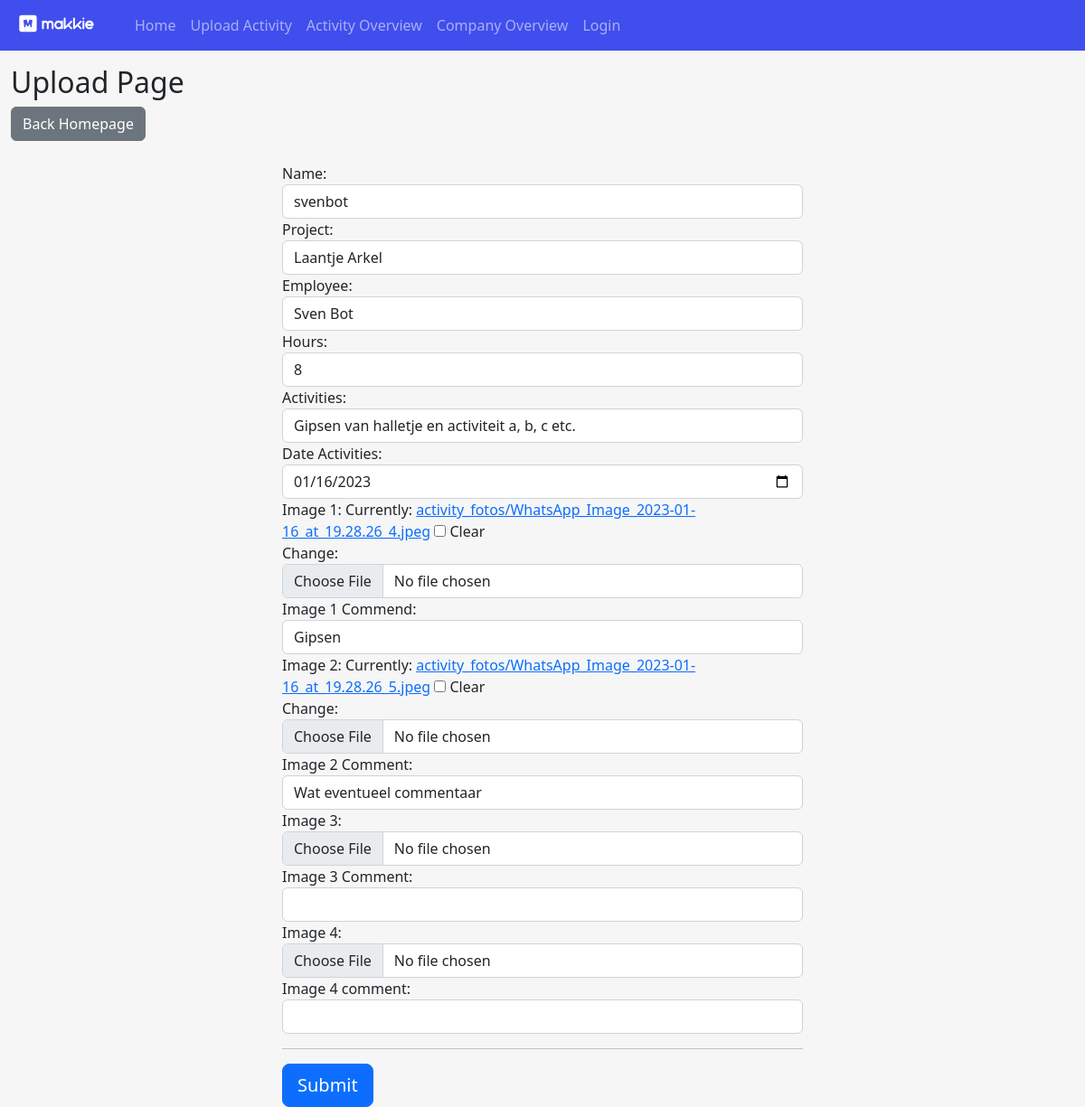
The app's page /update-activity/24/ with its own data.
### upload/models.py (models this page shows, shortened)
class UploadActivity(models.Model):
	name = models.ForeignKey(User, on_delete=models.CASCADE, null=True)
	project_name = models.ForeignKey('CreateProject', on_delete=models.CASCADE, null=True)
	employee_name = models.ForeignKey('CreateEmployee', on_delete=models.CASCADE, null=True)
	hours_worked = models.IntegerField(null=True, blank=True)
	activities_performed = models.CharField(max_length=264, null=True, blank=False)
	date = models.DateField(auto_now=False, null=True, blank=False)
	date_created_system = models.DateTimeField(auto_now_add=True,null=True) #check this one is it correct and functional
	image_1 = models.ImageField(upload_to='activity_fotos', null=True, blank=True)
	image_1_comments = models.CharField(max_length=264, null=True, blank=True)
	image_2 = models.ImageField(upload_to='activity_fotos', null=True, blank=True)
	image_2_comments = models.CharField(max_length=264, null=True, blank=True)
	image_3 = models.ImageField(upload_to='activity_fotos', null=True, blank=True)
	image_3_comments = models.CharField(max_length=264, null=True, blank=True)
	image_4 = models.ImageField(upload_to='activity_fotos', null=True, blank=True)
	image_4_comments = models.CharField(max_length=264, null=True, blank=True)
	class Meta:
		ordering = ['-date']
		verbose_name = 'Upload activity'
		verbose_name_plural = 'Upload activities'

class CreateProject(models.Model):
	project_name = models.CharField(max_length=264, unique=True, null=True, blank=False)
	project_address = models.CharField(max_length=264, unique=False, null=True, blank=False)
	project_description = models.CharField(max_length=1000, null=True, blank=True)
	project_start_date = models.DateField(auto_now=False, auto_now_add=False, null=True, blank=True)
	project_delivery_date = models.DateField(auto_now=False, auto_now_add=False, null=True, blank=True)
	def __str__(self):
		return self.project_name

### upload/views.py (the view)
# urls.py: path('update-activity/<str:pk>/', views.updateactivity, name="update-activity"),
def updateactivity(request, pk):
 	update_activity = UploadActivity.objects.get(id=pk)
 	form_upload_activity = UploadActivityForm(instance=update_activity)
 	if request.method == 'POST':
 		form_upload_activity = UploadActivityForm(request.POST, instance=update_activity)
 		if form_upload_activity.is_valid():
 			form_upload_activity.save()
 			return redirect('uploadoverview')
 	context = {'form_upload_activity': form_upload_activity}
 	return render(request, 'upload.html', context)
 	form_upload_activity = UploadActivityForm(request.POST, instance=update_activity)

### upload/forms.py
class UploadActivityForm(ModelForm):
	class Meta:
		model = UploadActivity
		fields = [
		'name',
		'project_name',
		'employee_name',
		'hours_worked',
		'activities_performed',
		'date',
		'image_1',
		'image_1_comments',
		'image_2',
		'image_2_comments',
		'image_3',
		'image_3_comments',
		'image_4',
		'image_4_comments',
		]
		widgets = {
			'date': DateInput(),
		}

### upload/models.py (called while the page is built)
	def __str__(self):
		return self.employee_first_name + ' ' + self.employee_last_name

### upload/templates/upload.html (shortened to what this page needs)
{% extends 'main.html' %}
{% load static %}
{% load widget_tweaks %}
{% block content %}
<div class="container-fluid mt-3">
<h2>Upload Page</h2>
<a href="{% url 'home' %}" class="btn btn-secondary">Back Homepage</a>
<br>
<br>
<form action="" method="POST" enctype="multipart/form-data">
<div class="row justify-content-center">
      <div class="col-sm-10 col-md-6">
            Name: {{ form_upload_activity.name|add_class:"form-control"}}
            Project: {{ form_upload_activity.project_name|add_class:"form-control"}}
            Employee: {{ form_upload_activity.employee_name|add_class:"form-control"}}
            Hours: {{ form_upload_activity.hours_worked|add_class:"form-control"}}
            Activities: {{ form_upload_activity.activities_performed|add_class:"form-control"}}
            Date Activities: {{ form_upload_activity.date|add_class:"form-control"}}
            Image 1: {{ form_upload_activity.image_1|add_class:"form-control"}}
            Image 1 Commend: {{ form_upload_activity.image_1_comments|add_class:"form-control"}}
            Image 2: {{ form_upload_activity.image_2|add_class:"form-control"}}
            Image 2 Comment: {{ form_upload_activity.image_2_comments|add_class:"form-control"}}
            Image 3: {{ form_upload_activity.image_3|add_class:"form-control"}}
            Image 3 Comment: {{ form_upload_activity.image_3_comments|add_class:"form-control"}}
            Image 4: {{ form_upload_activity.image_4|add_class:"form-control"}}
            Image 4 comment: {{ form_upload_activity.image_4_comments|add_class:"form-control"}}
        <hr class="mb-3">
        <button class="btn btn-primary btn-lg bt-block" type="submit">Submit</button>
      </div>
    </div>
</form>
</div>
{% endblock %}

### overview/static/overview/css/overview.css (style rules this page uses)
body { background-color: #F6F6F6; }

### records on screen
UploadActivity: name "svenbot", employee_name "Sven Bot", hours_worked "8", activities_performed "Gipsen van halletje en activiteit a, b, c etc.", date "01/16/2023", image_1_comments "Gipsen", image_2_comments "Wat eventueel commentaar"
CreateProject: project_name "Laantje Arkel"
